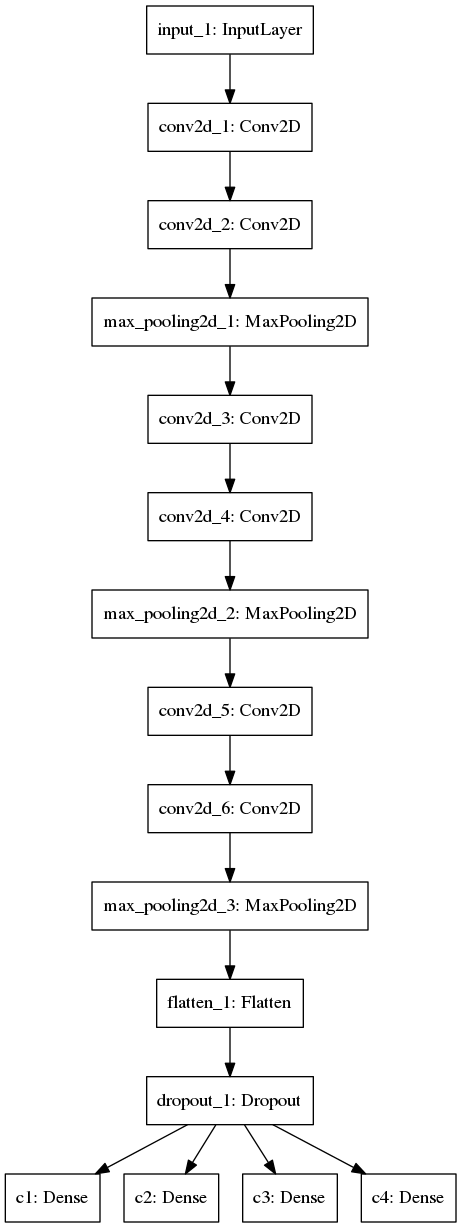

The script that saved this image:
import string
from data.get_train_data import get_image_and_labels
from keras import Model
from keras.layers import *
from keras.utils import plot_model

# 字符列表
characters = string.digits + string.ascii_lowercase

# 图片的宽,高,字符数,字符种类数
width, height, n_len, n_class = 180, 60, 4, len(characters)

#输入层
input_tensor=Input(shape=(height,width,1),dtype='float32')

#第一层
x = Conv2D(32, (3, 3), activation='relu')(input_tensor)
x = Conv2D(32, (3, 3), activation='relu')(x)
x = MaxPooling2D((2, 2))(x)

#第二层
x = Conv2D(64, (3, 3), activation='relu')(x)
x = Conv2D(64, (3, 3), activation='relu')(x)
x = MaxPooling2D((2, 2))(x)

#第三层
x = Conv2D(128, (3, 3), activation='relu')(x)
x = Conv2D(128, (3, 3), activation='relu')(x)
x = MaxPooling2D((2, 2))(x)

# #第四层
# x = Conv2D(256, (3, 3), activation='relu')(x)
# x = Conv2D(256, (3, 3), activation='relu')(x)
# x = MaxPooling2D((2, 2))(x)

#输出层
x = Flatten()(x)
x = Dropout(0.25)(x)
x = [Dense(n_class, activation='softmax', name='c%d'%(i+1))(x) for i in range(4)]

#模型
model = Model(inputs=input_tensor, outputs=x)

model.compile(loss='categorical_crossentropy',
              optimizer='adam',
              metrics=['accuracy'])

plot_model(model, to_file='model2.png')

model.fit_generator(get_image_and_labels(), samples_per_epoch=1000, nb_epoch=5,
                    nb_worker=2, pickle_safe=True)

model.save("model2.h5")

y_test=np.load("data/y_test")

acc=model.evaluate(np.load("data/x_test"),[y_test[0],y_test[1],y_test[2],y_test[3]])
print(acc)